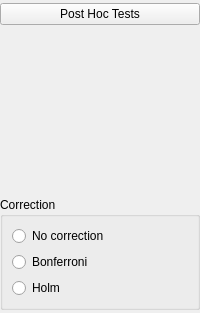
    <widget class="QWidget" name="containerPostHoc" native="true">
     <layout class="QGridLayout" name="gridLayout_35">
      <property name="leftMargin">
       <number>0</number>
      </property>
      <property name="topMargin">
       <number>3</number>
      </property>
      <property name="rightMargin">
       <number>0</number>
      </property>
      <property name="bottomMargin">
       <number>3</number>
      </property>
      <item row="1" column="0">
       <widget class="QWidget" name="containerPostHocTests" native="true">
        <layout class="QGridLayout" name="gridLayout_36">
         <property name="leftMargin">
          <number>0</number>
         </property>
         <property name="topMargin">
          <number>0</number>
         </property>
         <property name="rightMargin">
          <number>0</number>
         </property>
         <property name="bottomMargin">
          <number>0</number>
         </property>
         <item row="1" column="0">
          <widget class="BoundGroupBox" name="postHocCorrection">
           <property name="title">
            <string>Correction</string>
           </property>
           <property name="flat">
            <bool>true</bool>
           </property>
           <layout class="QGridLayout" name="gridLayout_19">
            <item row="0" column="1" rowspan="3">
             <spacer name="horizontalSpacer_2">
              <property name="orientation">
               <enum>Qt::Horizontal</enum>
              </property>
              <property name="sizeHint" stdset="0">
               <size>
                <width>40</width>
                <height>20</height>
               </size>
              </property>
             </spacer>
            </item>
            <item row="2" column="0">
             <widget class="QRadioButton" name="_6">
              <property name="sizePolicy">
               <sizepolicy hsizetype="Fixed" vsizetype="Fixed">
                <horstretch>0</horstretch>
                <verstretch>0</verstretch>
               </sizepolicy>
              </property>
              <property name="text">
               <string>Holm</string>
              </property>
             </widget>
            </item>
            <item row="0" column="0">
             <widget class="QRadioButton" name="_4">
              <property name="sizePolicy">
               <sizepolicy hsizetype="Fixed" vsizetype="Fixed">
                <horstretch>0</horstretch>
                <verstretch>0</verstretch>
               </sizepolicy>
              </property>
              <property name="text">
               <string>No correction</string>
              </property>
             </widget>
            </item>
            <item row="1" column="0">
             <widget class="QRadioButton" name="_5">
              <property name="sizePolicy">
               <sizepolicy hsizetype="Fixed" vsizetype="Fixed">
                <horstretch>0</horstretch>
                <verstretch>0</verstretch>
               </sizepolicy>
              </property>
              <property name="text">
               <string>Bonferroni</string>
              </property>
             </widget>
            </item>
           </layout>
          </widget>
         </item>
         <item row="0" column="0">
          <widget class="BoundAssignWidget" name="postHocTestsVariables" native="true">
           <property name="minimumSize">
            <size>
             <width>0</width>
             <height>160</height>
            </size>
           </property>
           <layout class="QGridLayout" name="gridLayout_12">
            <item row="2" column="0">
             <widget class="QWidget" name="widget_4" native="true"/>
            </item>
           </layout>
          </widget>
         </item>
        </layout>
       </widget>
      </item>
      <item row="0" column="0">
       <widget class="ExpanderButton" name="expanderPosthoc">
        <property name="sizePolicy">
         <sizepolicy hsizetype="Minimum" vsizetype="Fixed">
          <horstretch>0</horstretch>
          <verstretch>0</verstretch>
         </sizepolicy>
        </property>
        <property name="text">
         <string>Post Hoc Tests</string>
        </property>
       </widget>
      </item>
     </layout>
    </widget>
